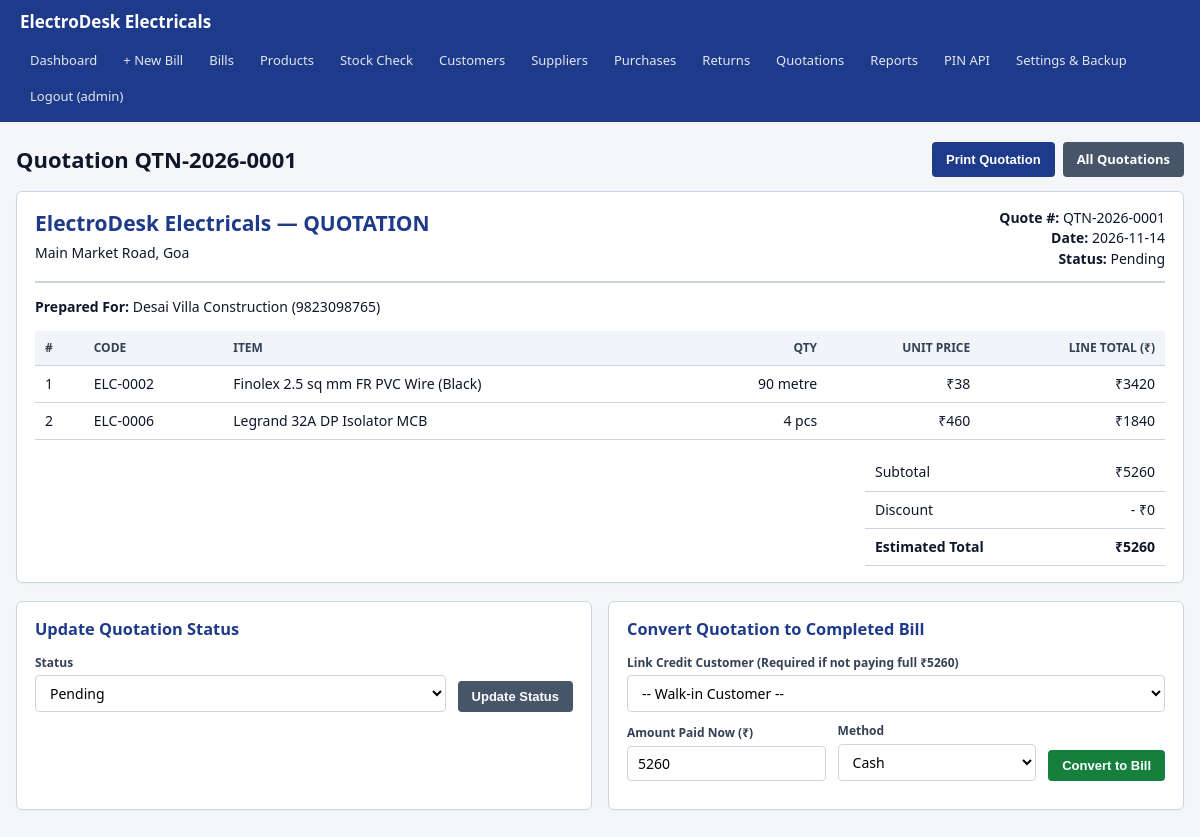
The page /quotations/1 (signed in) on the database its author committed.
### tables this page shows
CREATE TABLE store_settings (
    id INTEGER PRIMARY KEY CHECK (id = 1),
    store_name TEXT NOT NULL DEFAULT 'ElectroDesk Electricals',
    store_address TEXT NOT NULL DEFAULT 'Main Market Road, Goa',
    store_phone TEXT NOT NULL DEFAULT '',
    default_tax_rate NUMERIC NOT NULL DEFAULT 0.00
);

CREATE TABLE quotations (
    id INTEGER PRIMARY KEY AUTOINCREMENT,
    quote_no TEXT NOT NULL UNIQUE,
    customer_name TEXT NOT NULL,
    customer_phone TEXT,
    subtotal NUMERIC NOT NULL DEFAULT 0.00,
    discount NUMERIC NOT NULL DEFAULT 0.00,
    tax_rate NUMERIC NOT NULL DEFAULT 0.00,
    tax_amount NUMERIC NOT NULL DEFAULT 0.00,
    total_amount NUMERIC NOT NULL DEFAULT 0.00,
    status TEXT NOT NULL DEFAULT 'Pending' CHECK (status IN ('Pending', 'Accepted', 'Rejected', 'Converted')),
    converted_sale_id INTEGER UNIQUE,
    quote_date TEXT NOT NULL,
    created_at TEXT NOT NULL DEFAULT (datetime('now', 'localtime')),
    FOREIGN KEY (converted_sale_id) REFERENCES sales(id)
);

CREATE TABLE quotation_items (
    id INTEGER PRIMARY KEY AUTOINCREMENT,
    quotation_id INTEGER NOT NULL,
    product_id INTEGER NOT NULL,
    quantity NUMERIC NOT NULL CHECK (quantity > 0),
    unit_price NUMERIC NOT NULL CHECK (unit_price >= 0),
    line_total NUMERIC NOT NULL CHECK (line_total >= 0),
    FOREIGN KEY (quotation_id) REFERENCES quotations(id),
    FOREIGN KEY (product_id) REFERENCES products(id)
);

CREATE TABLE products (
    id INTEGER PRIMARY KEY AUTOINCREMENT,
    product_code TEXT NOT NULL UNIQUE,
    name TEXT NOT NULL,
    unit TEXT NOT NULL DEFAULT 'pcs',
    selling_price NUMERIC NOT NULL CHECK (selling_price >= 0),
    purchase_cost NUMERIC NOT NULL DEFAULT 0.00 CHECK (purchase_cost >= 0),
    stock_qty NUMERIC NOT NULL DEFAULT 0.00 CHECK (stock_qty >= 0),
    min_stock_threshold NUMERIC NOT NULL DEFAULT 5.00 CHECK (min_stock_threshold >= 0),
    is_active INTEGER NOT NULL DEFAULT 1 CHECK (is_active IN (0, 1)),
    created_at TEXT NOT NULL DEFAULT (datetime('now', 'localtime'))
);

### routes/ops_routes.py (the view)
@ops_bp.route("/quotations/<int:quote_id>")
@login_required
def quotation_detail(quote_id):
    db_path = current_app.config["DB_PATH"]
    detail = quotation_service.get_quotation_detail(quote_id, db_path=db_path)
    if not detail:
        flash("Quotation not found.", "danger")
        return redirect(url_for("ops.quotations"))
    customers = billing_service.list_customers_with_balances(db_path=db_path)
    return render_template("quotation_detail.html", detail=detail, customers=customers)

### app.py (called while the page is built)
def create_app(test_config: dict | None = None) -> Flask:
    app = Flask(__name__)
    app.config.from_object(Config)
    if test_config:
        app.config.update(test_config)
    init_db(db_path=app.config["DB_PATH"])
    if not app.config.get("TESTING"):
        backup_service.run_daily_auto_backup(
            db_path=app.config["DB_PATH"],
            backup_dir=app.config["BACKUP_DIR"],
        )
    @app.context_processor
    def inject_store_settings():
        return {"store": auth_service.get_store_settings(db_path=app.config["DB_PATH"])}
    app.register_blueprint(main_bp)
    app.register_blueprint(product_bp)
    app.register_blueprint(sales_bp)
    app.register_blueprint(purchase_bp)
    app.register_blueprint(ops_bp)
    app.register_blueprint(api_bp)
    return app

### database/db.py (called while the page is built)
def to_decimal(value) -> Decimal:
    if value is None or value == "":
        return Decimal("0.00")
    return Decimal(str(value)).quantize(Decimal("0.01"), rounding=ROUND_HALF_UP)

def get_connection(db_path: str | None = None) -> sqlite3.Connection:
    target_path = db_path or Config.DB_PATH
    conn = sqlite3.connect(target_path, timeout=10.0)
    conn.row_factory = sqlite3.Row
    conn.execute("PRAGMA foreign_keys = ON;")
    conn.execute("PRAGMA journal_mode = WAL;")
    conn.execute("PRAGMA busy_timeout = 5000;")
    return conn

### routes/__init__.py (called while the page is built)
def login_required(view_func):
    @wraps(view_func)
    def wrapped_view(*args, **kwargs):
        if "user_id" not in session:
            flash("Please log in to access ElectroDesk.", "warning")
            return redirect(url_for("main.login"))
        return view_func(*args, **kwargs)
    return wrapped_view

### services/auth_service.py (called while the page is built)
def get_store_settings(db_path: str | None = None) -> dict:
    conn = get_connection(db_path)
    try:
        row = conn.execute("SELECT * FROM store_settings WHERE id = 1").fetchone()
        return dict(row) if row else {
            "store_name": "ElectroDesk Electricals",
            "store_address": "Main Market Road, Goa",
            "store_phone": "",
            "default_tax_rate": "0.00",
        }
    finally:
        conn.close()

### templates/quotation_detail.html (shortened to what this page needs)
{% extends "base.html" %}
{% block content %}
<div class="page-header no-print">
  <h1>Quotation {{ detail.quotation.quote_no }}</h1>
  <div style="display: flex; gap: 8px;">
    <button type="button" class="btn" onclick="window.print()">Print Quotation</button>
    <a href="{{ url_for('ops.quotations') }}" class="btn btn-secondary">All Quotations</a>
  </div>
</div>
<div class="card">
  <div style="display: flex; justify-content: space-between; border-bottom: 2px solid var(--border); padding-bottom: 12px; margin-bottom: 14px;">
    <div>
      <h2 style="margin-bottom: 4px;">{{ store.store_name }} — QUOTATION</h2>
      <div>{{ store.store_address }}</div>
    </div>
    <div style="text-align: right;">
      <div><strong>Quote #:</strong> {{ detail.quotation.quote_no }}</div>
      <div><strong>Date:</strong> {{ detail.quotation.quote_date }}</div>
      <div><strong>Status:</strong> {{ detail.quotation.status }}</div>
    </div>
  </div>
  <div style="margin-bottom: 14px;">
    <strong>Prepared For:</strong> {{ detail.quotation.customer_name }}
    {% if detail.quotation.customer_phone %} ({{ detail.quotation.customer_phone }}){% endif %}
  </div>
  <table>
    <thead>
      <tr>
        <th>#</th>
        <th>Code</th>
        <th>Item</th>
        <th class="num">Qty</th>
        <th class="num">Unit Price</th>
        <th class="num">Line Total (₹)</th>
      </tr>
    </thead>
    <tbody>
      {% for item in detail['items'] %}
      <tr>
        <td>{{ loop.index }}</td>
        <td>{{ item.product_code }}</td>
        <td>{{ item.product_name }}</td>
        <td class="num">{{ item.quantity }} {{ item.unit }}</td>
        <td class="num">₹{{ item.unit_price }}</td>
        <td class="num">₹{{ item.line_total }}</td>
      </tr>
      {% endfor %}
    </tbody>
  </table>
  <div style="max-width: 300px; margin-left: auto; margin-top: 14px;">
    <table>
      <tr><td>Subtotal</td><td class="num">₹{{ detail.quotation.subtotal }}</td></tr>
      <tr><td>Discount</td><td class="num">- ₹{{ detail.quotation.discount }}</td></tr>
      <tr><td><strong>Estimated Total</strong></td><td class="num"><strong>₹{{ detail.quotation.total_amount }}</strong></td></tr>
    </table>
  </div>
</div>
{% if detail.quotation.status == 'Converted' and detail.quotation.converted_sale_id %}
<div class="alert alert-success no-print">
  This quotation has been converted into an invoice.
  <a href="{{ url_for('sales.bill_detail', sale_id=detail.quotation.converted_sale_id) }}" class="btn btn-sm" style="margin-left: 10px;">Open Generated Bill</a>
</div>
{% elif detail.quotation.status != 'Converted' %}
<div class="grid-2 no-print">
  <div class="card">
    <h3>Update Quotation Status</h3>
    <form method="POST" action="{{ url_for('ops.quotation_status', quote_id=detail.quotation.id) }}" class="form-row">
      <div class="form-group">
        <label>Status</label>
        <select name="status">
          <option value="Pending" {% if detail.quotation.status == 'Pending' %}selected{% endif %}>Pending</option>
        </select>
      </div>
      <button type="submit" class="btn btn-secondary">Update Status</button>
    </form>
  </div>
  {% if detail.quotation.status != 'Rejected' %}
  <div class="card">
    <h3>Convert Quotation to Completed Bill</h3>
    <form method="POST" action="{{ url_for('ops.quotation_convert', quote_id=detail.quotation.id) }}">
      <div class="form-group" style="margin-bottom: 10px;">
        <label>Link Credit Customer (Required if not paying full ₹{{ detail.quotation.total_amount }})</label>
        <select name="customer_id">
          <option value="">-- Walk-in Customer --</option>
        </select>
      </div>
      <div class="form-row">
        <div class="form-group">
          <label>Amount Paid Now (₹)</label>
          <input type="number" step="0.01" min="0" name="paid_amount" value="{{ detail.quotation.total_amount }}" required>
        </div>
        <div class="form-group">
          <label>Method</label>
          <select name="payment_method">
            <option value="Cash">Cash</option>
          </select>
        </div>
        <button type="submit" class="btn btn-success">Convert to Bill</button>
      </div>
    </form>
  </div>
  {% endif %}
</div>
{% endif %}
{% endblock %}

### templates/base.html (shortened to what this page needs)
<!DOCTYPE html>
<html lang="en">
<head>
  <link rel="stylesheet" href="{{ url_for('static', filename='style.css') }}">
</head>
<body>
  {% if session.get('user_id') %}
  <nav class="navbar no-print">
    <a class="brand" href="{{ url_for('main.dashboard') }}">{{ store.store_name }}</a>
    <div class="nav-links">
      <a href="{{ url_for('main.dashboard') }}">Dashboard</a>
      <a href="{{ url_for('sales.new_bill') }}">+ New Bill</a>
      <a href="{{ url_for('sales.billing_list') }}">Bills</a>
      <a href="{{ url_for('products.index') }}">Products</a>
      <a href="{{ url_for('products.reconcile') }}">Stock Check</a>
      <a href="{{ url_for('sales.customers') }}">Customers</a>
      <a href="{{ url_for('purchases.suppliers') }}">Suppliers</a>
      <a href="{{ url_for('purchases.purchases') }}">Purchases</a>
      <a href="{{ url_for('ops.returns') }}">Returns</a>
      <a href="{{ url_for('ops.quotations') }}">Quotations</a>
      <a href="{{ url_for('ops.reports') }}">Reports</a>
      <a href="{{ url_for('main.pin_lookup') }}">PIN API</a>
      <a href="{{ url_for('main.settings') }}">Settings &amp; Backup</a>
      <a href="{{ url_for('main.logout') }}">Logout ({{ session.get('username') }})</a>
    </div>
  </nav>
  {% endif %}
  <div class="container">
    {% block content %}{% endblock %}
  </div>
</body>
</html>

### static/style.css (style rules this page uses)
:root { --bg: #f4f6f9; --surface: #ffffff; --primary: #1e3a8a; --primary-hover: #1d4ed8; --secondary: #475569; --success: #15803d; --danger: #b91c1c; --warning: #b45309; --border: #cbd5e1; --text: #0f172a; --muted: #64748b; }
* { box-sizing: border-box; }
body { margin: 0; font-family: "Segoe UI", Tahoma, Geneva, Verdana, sans-serif; background: var(--bg); color: var(--text); font-size: 14px; line-height: 1.45; }
.navbar { background: var(--primary); color: #fff; padding: 10px 20px; display: flex; flex-wrap: wrap; align-items: center; justify-content: space-between; gap: 10px; }
.brand { font-weight: 700; font-size: 17px; color: #fff; text-decoration: none; }
.nav-links { display: flex; flex-wrap: wrap; gap: 6px; }
.nav-links a { color: #e2e8f0; text-decoration: none; padding: 6px 10px; border-radius: 4px; font-size: 13px; }
.container { max-width: 1220px; margin: 20px auto; padding: 0 16px; }
.card { background: var(--surface); border: 1px solid var(--border); border-radius: 6px; padding: 16px 18px; margin-bottom: 18px; box-shadow: 0 1px 2px rgba(0, 0, 0, 0.04); }
.card h2, .card h3 { margin-top: 0; margin-bottom: 12px; color: var(--primary); }
.grid-2 { display: grid; grid-template-columns: repeat(auto-fit, minmax(360px, 1fr)); gap: 16px; }
.form-row { display: flex; flex-wrap: wrap; gap: 12px; margin-bottom: 12px; align-items: flex-end; }
.form-group { display: flex; flex-direction: column; flex: 1; min-width: 150px; }
label { font-weight: 600; font-size: 12px; margin-bottom: 4px; color: #334155; }
input, select, textarea { padding: 7px 10px; border: 1px solid var(--border); border-radius: 4px; font-size: 14px; font-family: inherit; background: #fff; }
.btn { display: inline-block; padding: 8px 14px; border: none; border-radius: 4px; background: var(--primary); color: #fff; font-weight: 600; font-size: 13px; cursor: pointer; text-decoration: none; text-align: center; }
.btn-secondary { background: var(--secondary); }
.btn-success { background: var(--success); }
table { width: 100%; border-collapse: collapse; margin-top: 6px; }
th, td { padding: 8px 10px; border-bottom: 1px solid var(--border); text-align: left; }
th { background: #f1f5f9; font-weight: 700; font-size: 12px; text-transform: uppercase; color: #334155; }
.num { text-align: right; font-variant-numeric: tabular-nums; }
.page-header { display: flex; justify-content: space-between; align-items: center; flex-wrap: wrap; gap: 10px; margin-bottom: 14px; }
.page-header h1 { margin: 0; font-size: 22px; }

### rows shown on the page
store_settings: store_name "ElectroDesk Electricals", store_address "Main Market Road, Goa"
quotations: quotation.quote_no "QTN-2026-0001", quotation.quote_date "2026-11-14", quotation.status "Pending", quotation.customer_name "Desai Villa Construction", quotation.customer_phone "9823098765", quotation.subtotal "5260", quotation.discount "0", quotation.total_amount "5260", status "Pending", paid_amount "5260"
quotation_items: product_code "ELC-0002", product_name "Finolex 2.5 sq mm FR PVC Wire (Black)", quantity "90", unit "metre", unit_price "38", line_total "3420"
quotation_items: product_code "ELC-0006", product_name "Legrand 32A DP Isolator MCB", quantity "4", unit "pcs", unit_price "460", line_total "1840"

### other values the page prints
{{ session.get('username') }} "admin"
